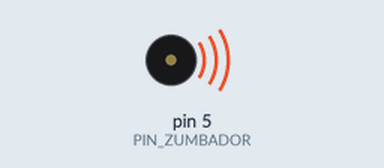
This sketch was run on a simulated Arduino Uno, built with avr-gcc and run on an emulated ATmega328P. On the bench: buzzer (waves = sounding).

Above: at 0.1 s.
Timing chart, 0 to 40.0 s (numbered marks = the images above):
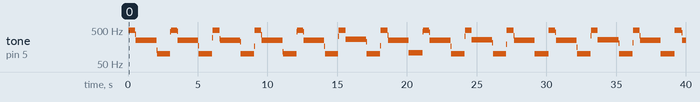

Measured:
- by itself, tone on pin 5 (PIN_ZUMBADOR): plays 496 Hz for 0.48 s, 369 Hz for 0.04 s, 249 Hz for 1.5 s, 125 Hz for 0.04 s, 100 Hz for 0.96 s, 441 Hz for 0.04 s … (73 notes in this stretch)

The sketch:

_7.2.2_-_Sonido_manual_funciones.ino
```cpp
#define PIN_ZUMBADOR 5
#define N_REPETICIONES 500
void setup() {
  pinMode(PIN_ZUMBADOR,OUTPUT);
}
void loop() {
  int espera = 1;
  enciendeApaga(PIN_ZUMBADOR, espera, N_REPETICIONES);
  enciendeApaga(PIN_ZUMBADOR, espera*2, N_REPETICIONES*3);
  enciendeApaga(PIN_ZUMBADOR, 5, N_REPETICIONES*2);
}
void enciendeApaga(int pin,int periodoNota,int duracion){
    for(int i=0;i<duracion/(2*periodoNota);i++){
      digitalWrite(pin,LOW);
      delay(periodoNota);
      digitalWrite(pin,HIGH);
      delay(periodoNota);
  }
}
```
